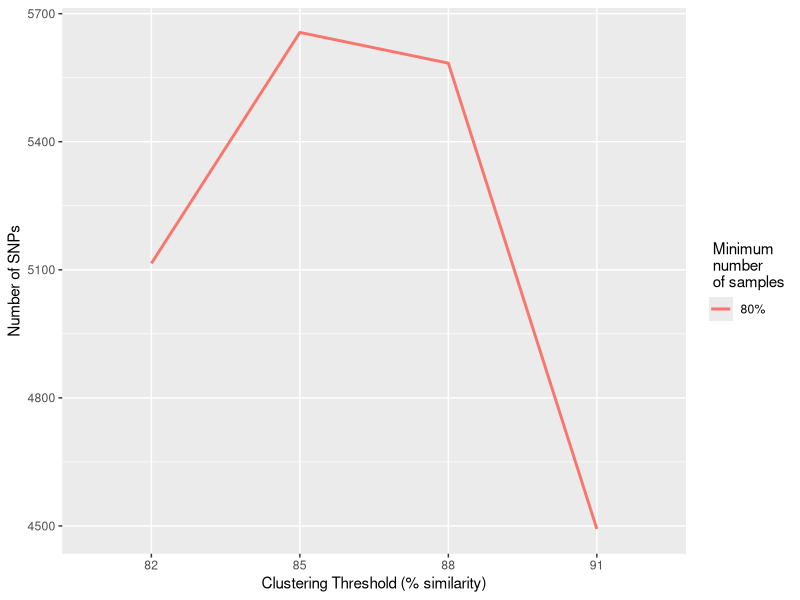

R code for this plot: (Note: this script raises an error after producing the figure.)
## Packages used 
library(dplyr)
library(ggplot2)
library(tidyr)

## Working direcory
setwd("~/GBS_Bioinf_Process_Mamm/bin")

## Start with a fresh brain
rm(list = ls())

## Get  parameters file
parameters <- read.table("../out/ipyrad_outfiles/stats/param_clust.txt")
colnames(parameters) <- c("parameter", "loci", "snp")


#### clustering threshold ####

## Reorder the data frame, separate the column parameters by "_" 
## Filter by  clustering threshold
## Change the numeric columns to factors
clust_thresh <- parameters %>% 
  separate(parameter, c("param", "value", "min_sam"), "_") %>%
  filter(param == "clust") %>%
  mutate(value = factor(value, levels = c(82, 85, 86, 87, 88, 89, 91, 94))) %>%
  mutate(min_sam = factor(min_sam, levels = c(40, 60, 80)))

# Generate the plot of SNPs obteined of clust_threshold's parameters 
clust_tresh_snp <-  ggplot(clust_thresh, aes(x=value, y=snp)) +
  geom_line(aes(group=min_sam, color=min_sam), size=1) +
  labs(colour = " Minimum \n number \n of samples", y = "Number of SNPs", x = "Clustering Threshold (% similarity)") +
  scale_color_discrete(breaks=c("40", "60", "80"),
                       labels=c("40%", "60%", "80%"))

clust_tresh_snp

## Save plot in EPS Extension
ggsave(clust_tresh_snp, file="../out/R_plots/Clust_Tresh_snp.png", device="png", dpi = 100)


# Generate the plot of Loci obteined of clust_threshold's parameters 
clust_tresh_loci <- ggplot(clust_thresh, aes(x=value, y=loci)) +
  geom_line(aes(group=min_sam, color=min_sam), size=1) +
  labs(y = "Number of Loci", x = "Cluster threshold") +
  labs(colour = " Minimum \n number \n of samples", y = "Number of Loci", x = "Clustering Threshold (% similarity)") +
  scale_color_discrete(breaks=c("40", "60", "80"),
                       labels=c("40%", "60%", "80%"))

clust_tresh_loci

## Save plot in EPS Extension
ggsave(clust_tresh_loci, file="../out/R_plots/Clust_Tresh_loci.png", device="png", dpi = 100)


## Filter the loci in 80%
loci <- clust_thresh %>% 
  filter(min_sam == "80") %>%
  select(loci) 

## Subtract the parameters at 80% to obtain the new loci discovered
new_loci <- data.frame()
for (row in 1:nrow(loci)){
  
  loci_rest <- loci[[(row+1),1]] - loci[[row,1]]
  
  new_loci <- rbind(new_loci, loci_rest)
}

## Reorder the data   frame to can do the graph of new loci
colnames(new_loci) <- "new_loci"
param_int <- as.data.frame(c("0.82/0.85", "0.85/0.86", "0.86/0.87", "0.87/0.88", "0.88/0.89", "0.89/0.91", "0.91/0.94"))
colnames(param_int) <- "int"
new_loci <- cbind(param_int, new_loci)


# Generate the plot of the iteraction of 80% clust_threshold values
new_loci_clust_tresh <- ggplot(new_loci, aes(x=int, y=new_loci, group = 1)) +
  geom_point(size = 2, color = "coral3") + geom_line(size = 1, color = "cyan4", linetype = "dashed") + 
  labs(y = "Number of new Loci", x = "Iteration of clust threshold") 

new_loci_clust_tresh

## Save plot in EPS Extension
ggsave(new_loci_clust_tresh, file="../out/R_plots/Clust_Tresh_new_loci.png", device="png", dpi = 100)


#### mindepth ####

## Reorder the data frame, separate the column parameters by "_" 
## Filter by  mindepth_
## Change the numeric columns to factors
mindepth <- parameters %>% 
  separate(parameter, c("param", "mindepth", "major_r", "min_sam"), "_") %>%
  filter(param == "mindepth") %>%
  mutate(mindepth = factor(mindepth, levels = c(6, 7, 8, 9, 10, 11, 12))) %>%
  mutate(major_r = factor(major_r, levels = c(3, 4, 5, 6, 7, 8, 9, 10, 11, 12))) %>%
  mutate(min_sam = factor(min_sam, levels = c(40, 60, 80)))

# Generate the plot of SNPs obteined of mindepth's parameters 
mindepth_snp <- ggplot(mindepth, aes(x=major_r, y=snp)) +
  geom_line(aes(group=min_sam, color=min_sam), size=1) +
  labs(y = "Number of SNPs", x = "mindepth") +
  labs(colour = " Minimum \n number \n of samples", y = "Number of SNPs", x = "Mindepth Majrule") +
  scale_color_discrete(breaks=c("40", "60", "80"),
                       labels=c("40%", "60%", "80%"))

mindepth_snp

## Save plot in EPS Extension
ggsave(mindepth_snp, file="../out/R_plots/Mindepth_snp.png", device="png", dpi = 100)

# Generate the plot of Loci obteined of mindepth's parameters 
mindepth_loci <- ggplot(mindepth, aes(x=major_r, y=loci)) +
  geom_line(aes(group=min_sam, color=min_sam), size=1) +
  labs(y = "Number of Loci", x = "major_r") +
  labs(colour = " Minimum \n number \n of samples", y = "Number of Loci", x = "Mindepth Majrule") +
  scale_color_discrete(breaks=c("40", "60", "80"),
                       labels=c("40%", "60%", "80%"))

mindepth_loci

## Save plot in EPS Extension
ggsave(mindepth_loci, file="../out/R_plots/Mindepth_loci.png", device="png", dpi = 100)
